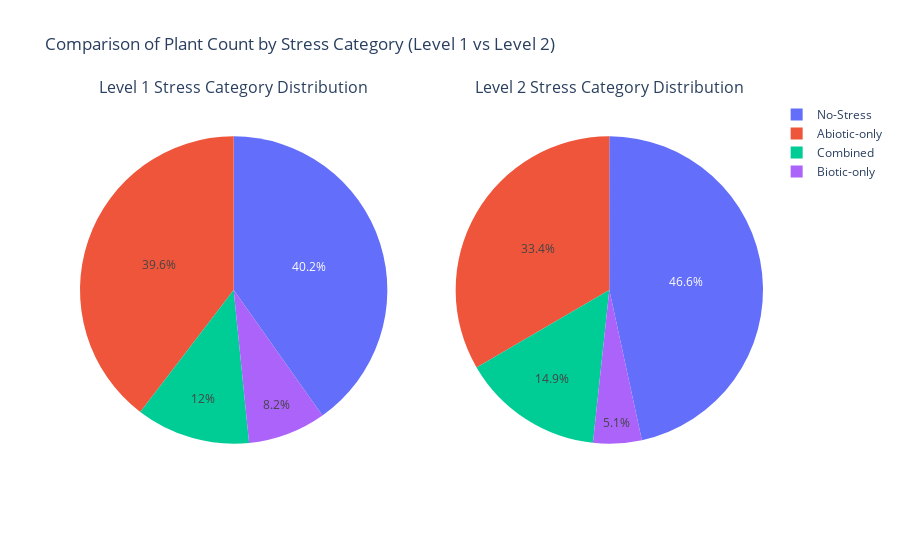

Notebook code cell kept with this figure:
### Markdown cell above
Next, we will visualize how how the stress category distribution changed 
after moving from Level 1 binary encoding to Level 2 zone-based encoding.

### Code cell
import plotly.graph_objects as go
from plotly.subplots import make_subplots

# Level 1 Counts
level1_counts = level1_df['Stress_Category'].value_counts()

# Level 2 Counts
level2_counts = level2_df['Stress_Category'].value_counts()

# Subplots
fig = make_subplots(rows=1, cols=2, specs=[[{'type':'domain'}, {'type':'domain'}]],
                    subplot_titles=['Level 1 Stress Category Distribution', 'Level 2 Stress Category Distribution'])

fig.add_trace(go.Pie(labels=level1_counts.index, values=level1_counts.values, name="Level 1"), row=1, col=1)
fig.add_trace(go.Pie(labels=level2_counts.index, values=level2_counts.values, name="Level 2"), row=1, col=2)

fig.update_layout(title_text="Comparison of Plant Count by Stress Category (Level 1 vs Level 2)")
fig.show()

### Figure 1 — Plotly figure (JSON) as saved in the notebook; plotly's stock layout.template omitted (floating-point values rounded to 4 significant figures)
{"data": [{"domain": {"x": [0, 0.45], "y": [0, 1]}, "labels": ["No-Stress", "Abiotic-only", "Combined", "Biotic-only"], "name": "Level 1", "type": "pie", "values": [402, 396, 120, 82]}, {"domain": {"x": [0.55, 1], "y": [0, 1]}, "labels": ["No-Stress", "Abiotic-only", "Combined", "Biotic-only"], "name": "Level 2", "type": "pie", "values": [466, 334, 149, 51]}], "layout": {"annotations": [{"font": {"size": 16}, "showarrow": false, "text": "Level 1 Stress Category Distribution", "x": 0.225, "xanchor": "center", "xref": "paper", "y": 1, "yanchor": "bottom", "yref": "paper"}, {"font": {"size": 16}, "showarrow": false, "text": "Level 2 Stress Category Distribution", "x": 0.775, "xanchor": "center", "xref": "paper", "y": 1, "yanchor": "bottom", "yref": "paper"}], "title": {"text": "Comparison of Plant Count by Stress Category (Level 1 vs Level 2)"}}}
